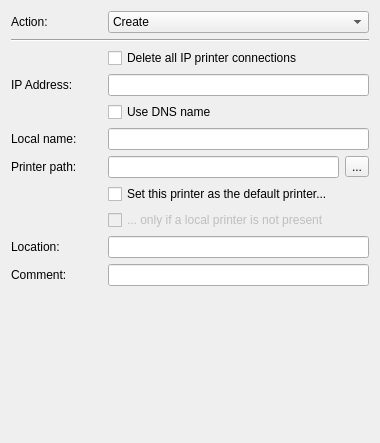
<?xml version="1.0" encoding="UTF-8"?>
<ui version="4.0">
 <class>TcpGeneralWidget</class>
 <widget class="QWidget" name="TcpGeneralWidget">
  <property name="geometry">
   <rect>
    <x>0</x>
    <y>0</y>
    <width>380</width>
    <height>443</height>
   </rect>
  </property>
  <property name="sizePolicy">
   <sizepolicy hsizetype="Preferred" vsizetype="Preferred">
    <horstretch>38</horstretch>
    <verstretch>44</verstretch>
   </sizepolicy>
  </property>
  <property name="windowTitle">
   <string>Form</string>
  </property>
  <layout class="QGridLayout" name="gridLayout">
   <item row="1" column="0" colspan="4">
    <widget class="Line" name="line">
     <property name="font">
      <font>
       <family>Sans Serif</family>
       <pointsize>9</pointsize>
      </font>
     </property>
     <property name="orientation">
      <enum>Qt::Horizontal</enum>
     </property>
    </widget>
   </item>
   <item row="2" column="1" colspan="3">
    <widget class="QCheckBox" name="deleteCheckBox">
     <property name="sizePolicy">
      <sizepolicy hsizetype="Preferred" vsizetype="Fixed">
       <horstretch>0</horstretch>
       <verstretch>0</verstretch>
      </sizepolicy>
     </property>
     <property name="text">
      <string>Delete all IP printer connections</string>
     </property>
    </widget>
   </item>
   <item row="3" column="0">
    <widget class="QLabel" name="ipaddressLabel">
     <property name="sizePolicy">
      <sizepolicy hsizetype="Fixed" vsizetype="Preferred">
       <horstretch>0</horstretch>
       <verstretch>0</verstretch>
      </sizepolicy>
     </property>
     <property name="text">
      <string>IP Address:</string>
     </property>
     <property name="buddy">
      <cstring>ipaddressLineEdit</cstring>
     </property>
    </widget>
   </item>
   <item row="5" column="0">
    <widget class="QLabel" name="localNameLabel">
     <property name="sizePolicy">
      <sizepolicy hsizetype="Fixed" vsizetype="Preferred">
       <horstretch>0</horstretch>
       <verstretch>0</verstretch>
      </sizepolicy>
     </property>
     <property name="text">
      <string>Local name:</string>
     </property>
    </widget>
   </item>
   <item row="6" column="0">
    <widget class="QLabel" name="pathLabel">
     <property name="sizePolicy">
      <sizepolicy hsizetype="Fixed" vsizetype="Preferred">
       <horstretch>0</horstretch>
       <verstretch>0</verstretch>
      </sizepolicy>
     </property>
     <property name="minimumSize">
      <size>
       <width>91</width>
       <height>0</height>
      </size>
     </property>
     <property name="text">
      <string>Printer path:</string>
     </property>
     <property name="buddy">
      <cstring>pathLineEdit</cstring>
     </property>
    </widget>
   </item>
   <item row="6" column="3">
    <widget class="QToolButton" name="sharedPathToolButton">
     <property name="text">
      <string>...</string>
     </property>
    </widget>
   </item>
   <item row="7" column="1" colspan="3">
    <widget class="QCheckBox" name="setPrinterCheckBox">
     <property name="sizePolicy">
      <sizepolicy hsizetype="Maximum" vsizetype="Fixed">
       <horstretch>0</horstretch>
       <verstretch>0</verstretch>
      </sizepolicy>
     </property>
     <property name="text">
      <string>Set this printer as the default printer...</string>
     </property>
    </widget>
   </item>
   <item row="8" column="1" colspan="3">
    <widget class="QCheckBox" name="onlyIfCheckBox">
     <property name="enabled">
      <bool>false</bool>
     </property>
     <property name="sizePolicy">
      <sizepolicy hsizetype="Maximum" vsizetype="Fixed">
       <horstretch>0</horstretch>
       <verstretch>0</verstretch>
      </sizepolicy>
     </property>
     <property name="text">
      <string>... only if a local printer is not present</string>
     </property>
    </widget>
   </item>
   <item row="9" column="0">
    <widget class="QLabel" name="locationLabel">
     <property name="text">
      <string>Location:</string>
     </property>
     <property name="buddy">
      <cstring>locationLineEdit</cstring>
     </property>
    </widget>
   </item>
   <item row="10" column="0">
    <widget class="QLabel" name="commentLabel">
     <property name="text">
      <string>Comment:</string>
     </property>
     <property name="buddy">
      <cstring>commentLineEdit</cstring>
     </property>
    </widget>
   </item>
   <item row="11" column="0" colspan="4">
    <spacer name="verticalSpacer">
     <property name="orientation">
      <enum>Qt::Vertical</enum>
     </property>
     <property name="sizeHint" stdset="0">
      <size>
       <width>20</width>
       <height>40</height>
      </size>
     </property>
    </spacer>
   </item>
   <item row="9" column="1" colspan="3">
    <widget class="QLineEdit" name="locationLineEdit"/>
   </item>
   <item row="10" column="1" colspan="3">
    <widget class="QLineEdit" name="commentLineEdit"/>
   </item>
   <item row="6" column="1" colspan="2">
    <widget class="QLineEdit" name="pathLineEdit">
     <property name="sizePolicy">
      <sizepolicy hsizetype="Expanding" vsizetype="Preferred">
       <horstretch>0</horstretch>
       <verstretch>0</verstretch>
      </sizepolicy>
     </property>
    </widget>
   </item>
   <item row="5" column="1" colspan="3">
    <widget class="QLineEdit" name="localNameLineEdit"/>
   </item>
   <item row="3" column="1" colspan="3">
    <widget class="QLineEdit" name="ipaddressLineEdit">
     <property name="text">
      <string/>
     </property>
    </widget>
   </item>
   <item row="4" column="1" colspan="2">
    <widget class="QCheckBox" name="usednsCheckBox">
     <property name="text">
      <string>Use DNS name</string>
     </property>
    </widget>
   </item>
   <item row="0" column="0" colspan="4">
    <layout class="QHBoxLayout" name="horizontalLayout_4">
     <item>
      <widget class="QLabel" name="actionLabel">
       <property name="sizePolicy">
        <sizepolicy hsizetype="Fixed" vsizetype="Preferred">
         <horstretch>0</horstretch>
         <verstretch>0</verstretch>
        </sizepolicy>
       </property>
       <property name="minimumSize">
        <size>
         <width>91</width>
         <height>0</height>
        </size>
       </property>
       <property name="text">
        <string>Action:</string>
       </property>
       <property name="buddy">
        <cstring>actionComboBox</cstring>
       </property>
      </widget>
     </item>
     <item>
      <widget class="QComboBox" name="actionComboBox">
       <property name="currentText">
        <string>Create</string>
       </property>
       <item>
        <property name="text">
         <string>Create</string>
        </property>
       </item>
       <item>
        <property name="text">
         <string>Replace</string>
        </property>
       </item>
       <item>
        <property name="text">
         <string>Update</string>
        </property>
       </item>
       <item>
        <property name="text">
         <string>Delete</string>
        </property>
       </item>
      </widget>
     </item>
    </layout>
   </item>
  </layout>
 </widget>
 <tabstops>
  <tabstop>actionComboBox</tabstop>
  <tabstop>deleteCheckBox</tabstop>
  <tabstop>ipaddressLineEdit</tabstop>
  <tabstop>usednsCheckBox</tabstop>
  <tabstop>localNameLineEdit</tabstop>
  <tabstop>pathLineEdit</tabstop>
  <tabstop>sharedPathToolButton</tabstop>
  <tabstop>setPrinterCheckBox</tabstop>
  <tabstop>onlyIfCheckBox</tabstop>
  <tabstop>locationLineEdit</tabstop>
  <tabstop>commentLineEdit</tabstop>
 </tabstops>
 <resources/>
 <connections>
  <connection>
   <sender>setPrinterCheckBox</sender>
   <signal>toggled(bool)</signal>
   <receiver>onlyIfCheckBox</receiver>
   <slot>setEnabled(bool)</slot>
   <hints>
    <hint type="sourcelabel">
     <x>328</x>
     <y>224</y>
    </hint>
    <hint type="destinationlabel">
     <x>328</x>
     <y>253</y>
    </hint>
   </hints>
  </connection>
 </connections>
</ui>
